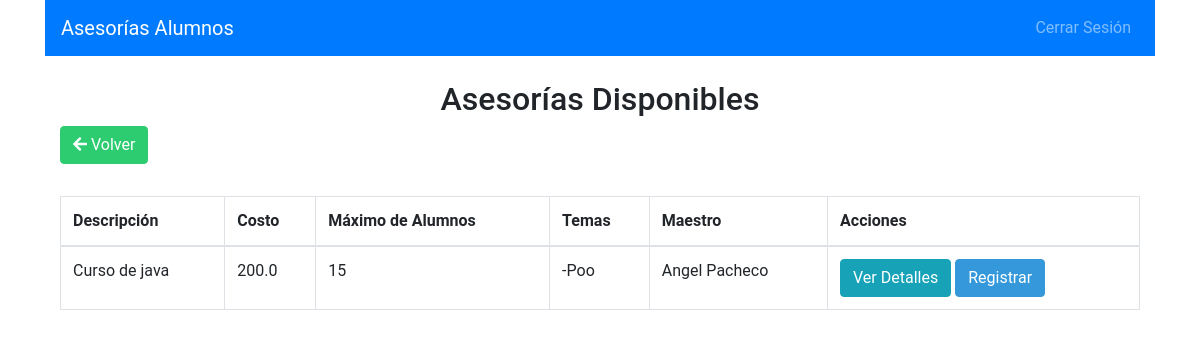
Page /dashboard_alumno (signed in) on the earlier database version.
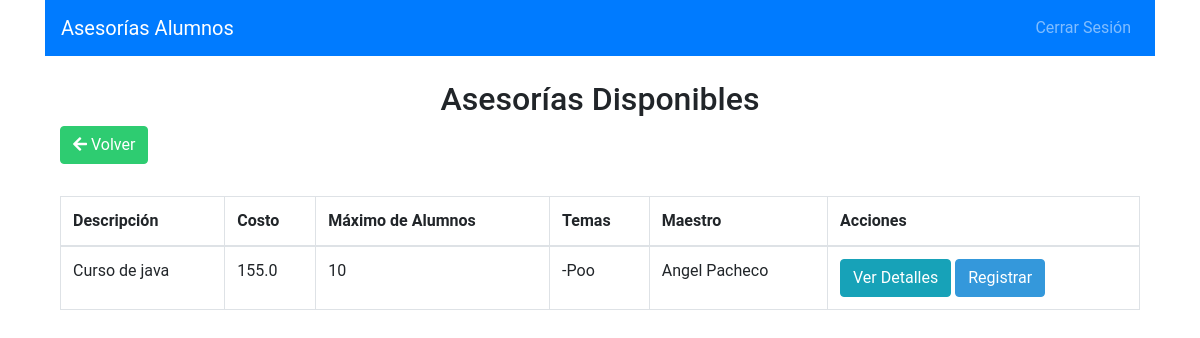
Same page on the later database version.
### app.py (models this page shows)
class Asesoria(db.Model):
    id = db.Column(db.Integer, primary_key=True)
    descripcion = db.Column(db.String(200), nullable=False)
    costo = db.Column(db.Float, nullable=False)
    max_alumnos = db.Column(db.Integer, nullable=False)
    temas = db.Column(db.String(200), nullable=False)
    maestro_id = db.Column(db.Integer, db.ForeignKey('user.id'), nullable=False)
    alumnos = db.relationship('User', secondary=asesoria_alumno, back_populates='asesorias')

class User(UserMixin, db.Model):
    id = db.Column(db.Integer, primary_key=True)
    nombre = db.Column(db.String(100), nullable=False)
    email = db.Column(db.String(100), unique=True, nullable=False)
    password = db.Column(db.String(100), nullable=False)
    rol = db.Column(db.String(10), nullable=False)
    especializacion = db.Column(db.String(200), nullable=True)  # Nueva columna
    foto = db.Column(db.String(200), nullable=True)  # Nueva columna
    edad = db.Column(db.Integer, nullable=True)  # Nueva columna
    nivel = db.Column(db.String(50), nullable=True)  # Nueva columna
    asesorias = db.relationship('Asesoria', secondary=asesoria_alumno, back_populates='alumnos')

### app.py (the view)
@app.route('/dashboard_alumno')
@login_required
def dashboard_alumno():
    asesorias = db.session.query(Asesoria, User).join(User, Asesoria.maestro_id == User.id).all()
    return render_template('dashboard_alumno.html', asesorias=asesorias)

### app.py (called while the page is built)
@login_manager.user_loader
def load_user(user_id):
    return User.query.get(int(user_id))

### templates/dashboard_alumno.html
{% extends 'base.html' %}
{% block content %}
<nav class="navbar navbar-expand-lg navbar-dark bg-primary">
    <a class="navbar-brand" href="#">Asesorías Alumnos</a>
    <div class="collapse navbar-collapse">
        <ul class="navbar-nav ml-auto">
            <li class="nav-item">
                <a class="nav-link" href="{{ url_for('logout') }}">Cerrar Sesión</a>
            </li>
        </ul>
    </div>
</nav>
<div class="container mt-4">
    <h2 class="text-center">Asesorías Disponibles</h2>
    <button class="btn btn-secondary mb-3" onclick="window.history.back()"><i class="fas fa-arrow-left"></i> Volver</button>
    <table class="table table-bordered mt-3">
        <thead>
            <tr>
                <th>Descripción</th>
                <th>Costo</th>
                <th>Máximo de Alumnos</th>
                <th>Temas</th>
                <th>Maestro</th>
                <th>Acciones</th>
            </tr>
        </thead>
        <tbody>
            {% for asesoria, maestro in asesorias %}
                <tr>
                    <td>{{ asesoria.descripcion }}</td>
                    <td>{{ asesoria.costo }}</td>
                    <td>{{ asesoria.max_alumnos }}</td>
                    <td>{{ asesoria.temas }}</td>
                    <td>{{ maestro.nombre }}</td>
                    <td>
                        <a href="{{ url_for('ver_asesoria', id=asesoria.id) }}" class="btn btn-info">Ver Detalles</a>
                        <form action="{{ url_for('registrar_asesoria', id=asesoria.id) }}" method="POST" style="display:inline;">
                            <button type="submit" class="btn btn-primary">Registrar</button>
                        </form>
                    </td>
                </tr>
            {% endfor %}
        </tbody>
    </table>
</div>
{% endblock %}

Differences in the rows shown:
changed Asesoria "Curso de java": costo "200.0" → "155.0"; max_alumnos "15" → "10"
